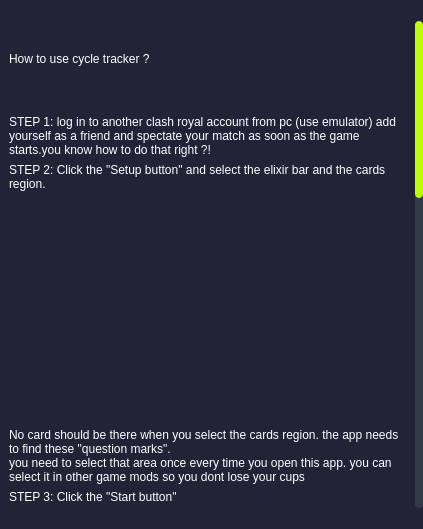
<?xml version="1.0" encoding="UTF-8"?>
<ui version="4.0">
 <class>Form</class>
 <widget class="QWidget" name="Form">
  <property name="geometry">
   <rect>
    <x>0</x>
    <y>0</y>
    <width>423</width>
    <height>529</height>
   </rect>
  </property>
  <property name="windowTitle">
   <string>Form</string>
  </property>
  <property name="styleSheet">
   <string notr="true">#Form {background-color: rgb(33, 35, 55);}
/*QScrollBar*/
QScrollBar:horizontal {
    border: none;
    background: rgb(52, 59, 72);
    height: 8px;
    margin: 0px 21px 0 21px;
	border-radius: 4px;
}
QScrollBar::handle:horizontal {
    background: rgb(189, 255, 0);
    min-width: 25px;
	border-radius: 4px
}
QScrollBar::add-line:horizontal {
	border: none;
    background: transparent;
	width: 20px;
	border-top-right-radius: 4px;
    border-bottom-right-radius: 4px;
    subcontrol-position: right;
    subcontrol-origin: margin;
}
QScrollBar::sub-line:horizontal {
	border: none;
    background: transparent;
    width: 20px;
	border-top-left-radius: 4px;
    border-bottom-left-radius: 4px;
    subcontrol-position: left;
    subcontrol-origin: margin;
}
QScrollBar::up-arrow:horizontal, QScrollBar::down-arrow:horizontal
{
     background: none;
}
QScrollBar::add-page:horizontal, QScrollBar::sub-page:horizontal
{
     background: none;
}
 QScrollBar:vertical {
	border: none;
    background: rgb(52, 59, 72);
    width: 8px;
    margin: 21px 0 21px 0;
	border-radius: 4px;
 }
 QScrollBar::handle:vertical {	
	background: rgb(189, 255, 0);
    min-height: 25px;
	border-radius: 4px
 }
 QScrollBar::add-line:vertical {
     border: none;
    background: transparent;
     height: 10px;
    border-radius: 4px;
     subcontrol-position: bottom;
     subcontrol-origin: margin;
 }
 QScrollBar::sub-line:vertical {
	border: none;
    background: transparent;
    height: 10px;
    border-radius: 4px;
     subcontrol-position: top;
     subcontrol-origin: margin;
 }
 QScrollBar::up-arrow:vertical, QScrollBar::down-arrow:vertical {
     background: none;
 }

 QScrollBar::add-page:vertical, QScrollBar::sub-page:vertical {
     background: none;
 }</string>
  </property>
  <layout class="QVBoxLayout" name="verticalLayout" stretch="0">
   <property name="spacing">
    <number>0</number>
   </property>
   <property name="leftMargin">
    <number>0</number>
   </property>
   <property name="topMargin">
    <number>0</number>
   </property>
   <property name="rightMargin">
    <number>0</number>
   </property>
   <property name="bottomMargin">
    <number>0</number>
   </property>
   <item>
    <widget class="QScrollArea" name="scrollArea">
     <property name="styleSheet">
      <string notr="true">background-color: transparent;
border: none;</string>
     </property>
     <property name="widgetResizable">
      <bool>true</bool>
     </property>
     <widget class="QWidget" name="scrollAreaWidgetContents">
      <property name="geometry">
       <rect>
        <x>0</x>
        <y>-1017</y>
        <width>415</width>
        <height>1546</height>
       </rect>
      </property>
      <property name="styleSheet">
       <string notr="true"/>
      </property>
      <layout class="QGridLayout" name="gridLayout">
       <item row="0" column="1">
        <widget class="QLabel" name="label">
         <property name="minimumSize">
          <size>
           <width>100</width>
           <height>100</height>
          </size>
         </property>
         <property name="styleSheet">
          <string notr="true">image: url(:/all/bin/images/gob.png);
background-color: Transparent;</string>
         </property>
         <property name="text">
          <string/>
         </property>
        </widget>
       </item>
       <item row="12" column="0" colspan="2">
        <widget class="QLabel" name="label_6">
         <property name="styleSheet">
          <string notr="true">QLabel {
	background-color: Transparent;
	font: 700 11pt &quot;Roboto&quot;;
	color: rgb(255, 255, 255);	
	border: None;
}</string>
         </property>
         <property name="text">
          <string>No card should be there when you select the cards region. the app needs to find these &quot;question marks&quot;.
you need to select that area once every time you open this app. you can select it in other game mods so you dont lose your cups</string>
         </property>
         <property name="scaledContents">
          <bool>false</bool>
         </property>
         <property name="wordWrap">
          <bool>true</bool>
         </property>
        </widget>
       </item>
       <item row="19" column="0" colspan="2">
        <widget class="QLabel" name="label_10">
         <property name="styleSheet">
          <string notr="true">QLabel {
	background-color: Transparent;
	font: 700 11pt &quot;Roboto&quot;;
	color: rgb(255, 255, 255);	
	border: None;
}</string>
         </property>
         <property name="text">
          <string>Try not to lose with all this advantage, that would be embarassing.</string>
         </property>
         <property name="scaledContents">
          <bool>false</bool>
         </property>
         <property name="wordWrap">
          <bool>true</bool>
         </property>
        </widget>
       </item>
       <item row="18" column="0" colspan="2">
        <widget class="QLabel" name="label_9">
         <property name="minimumSize">
          <size>
           <width>0</width>
           <height>400</height>
          </size>
         </property>
         <property name="styleSheet">
          <string notr="true">background-color: Transparent;
image: url(:/all/bin/images/h3.png);
</string>
         </property>
         <property name="text">
          <string/>
         </property>
         <property name="scaledContents">
          <bool>false</bool>
         </property>
         <property name="wordWrap">
          <bool>true</bool>
         </property>
        </widget>
       </item>
       <item row="21" column="0">
        <widget class="QLabel" name="label_11">
         <property name="styleSheet">
          <string notr="true">QLabel {
	background-color: Transparent;
	font: 700 11pt &quot;Roboto&quot;;
	
	color: rgb(255, 0, 81);
	border: None;
}</string>
         </property>
         <property name="text">
          <string>Created by Sekiro</string>
         </property>
        </widget>
       </item>
       <item row="22" column="0">
        <spacer name="verticalSpacer">
         <property name="orientation">
          <enum>Qt::Vertical</enum>
         </property>
         <property name="sizeHint" stdset="0">
          <size>
           <width>20</width>
           <height>40</height>
          </size>
         </property>
        </spacer>
       </item>
       <item row="7" column="0" colspan="2">
        <widget class="QLabel" name="label_4">
         <property name="styleSheet">
          <string notr="true">QLabel {
	background-color: Transparent;
	font: 700 11pt &quot;Roboto&quot;;
	color: rgb(255, 255, 255);	
	border: None;
}</string>
         </property>
         <property name="text">
          <string>STEP 2: Click the &quot;Setup button&quot; and select the elixir bar and the cards region.</string>
         </property>
         <property name="scaledContents">
          <bool>false</bool>
         </property>
         <property name="wordWrap">
          <bool>true</bool>
         </property>
        </widget>
       </item>
       <item row="0" column="0">
        <widget class="QLabel" name="label_2">
         <property name="styleSheet">
          <string notr="true">QLabel {
	background-color: Transparent;
	
	font: 800 14pt &quot;Roboto&quot;;
	color: rgb(255, 255, 255);	
	border: None;
}</string>
         </property>
         <property name="text">
          <string>How to use cycle tracker ?</string>
         </property>
        </widget>
       </item>
       <item row="8" column="0" colspan="2">
        <widget class="QLabel" name="label_5">
         <property name="minimumSize">
          <size>
           <width>0</width>
           <height>225</height>
          </size>
         </property>
         <property name="styleSheet">
          <string notr="true">background-color: Transparent;
image: url(:/all/bin/images/h1.png);
</string>
         </property>
         <property name="text">
          <string/>
         </property>
         <property name="scaledContents">
          <bool>false</bool>
         </property>
         <property name="wordWrap">
          <bool>true</bool>
         </property>
        </widget>
       </item>
       <item row="15" column="0" colspan="2">
        <widget class="QLabel" name="label_7">
         <property name="minimumSize">
          <size>
           <width>0</width>
           <height>400</height>
          </size>
         </property>
         <property name="styleSheet">
          <string notr="true">background-color: Transparent;
image: url(:/all/bin/images/h2.png);
</string>
         </property>
         <property name="text">
          <string/>
         </property>
         <property name="scaledContents">
          <bool>false</bool>
         </property>
         <property name="wordWrap">
          <bool>true</bool>
         </property>
        </widget>
       </item>
       <item row="13" column="0" colspan="2">
        <widget class="QLabel" name="label_12">
         <property name="styleSheet">
          <string notr="true">QLabel {
	background-color: Transparent;
	font: 700 11pt &quot;Roboto&quot;;
	color: rgb(255, 255, 255);	
	border: None;
}</string>
         </property>
         <property name="text">
          <string>STEP 3: Click the &quot;Start button&quot;</string>
         </property>
         <property name="scaledContents">
          <bool>false</bool>
         </property>
         <property name="wordWrap">
          <bool>true</bool>
         </property>
        </widget>
       </item>
       <item row="20" column="0" colspan="2">
        <widget class="Line" name="line">
         <property name="styleSheet">
          <string notr="true">background-color: rgb(255, 0, 81);</string>
         </property>
         <property name="lineWidth">
          <number>1</number>
         </property>
         <property name="orientation">
          <enum>Qt::Horizontal</enum>
         </property>
        </widget>
       </item>
       <item row="3" column="0" colspan="2">
        <widget class="QLabel" name="label_3">
         <property name="styleSheet">
          <string notr="true">QLabel {
	background-color: Transparent;
	font: 700 11pt &quot;Roboto&quot;;
	color: rgb(255, 255, 255);	
	border: None;
}</string>
         </property>
         <property name="text">
          <string>STEP 1: log in to another clash royal account from pc (use emulator) add yourself as a friend and spectate your match as soon as the game starts.you know how to do that right ?!</string>
         </property>
         <property name="scaledContents">
          <bool>false</bool>
         </property>
         <property name="wordWrap">
          <bool>true</bool>
         </property>
        </widget>
       </item>
       <item row="17" column="0">
        <widget class="QLabel" name="label_8">
         <property name="styleSheet">
          <string notr="true">QLabel {
	background-color: Transparent;
	font: 700 11pt &quot;Roboto&quot;;
	color: rgb(255, 255, 255);	
	border: None;
}</string>
         </property>
         <property name="text">
          <string>When your opponent starts playing cards his card cycle will showup on screen.</string>
         </property>
         <property name="scaledContents">
          <bool>false</bool>
         </property>
         <property name="wordWrap">
          <bool>true</bool>
         </property>
        </widget>
       </item>
      </layout>
     </widget>
    </widget>
   </item>
  </layout>
 </widget>
 <resources>
  <include location="../../resources.qrc"/>
 </resources>
 <connections/>
</ui>
